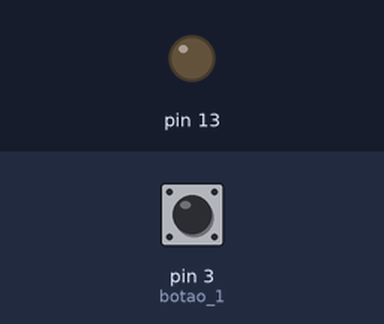
This sketch was run on a simulated Arduino Uno, built with avr-gcc and run on an emulated ATmega328P. On the bench: output pins drawn as LEDs (lit = HIGH). The test bench sets the inputs (shaded band); at power-on: pin 3 (botao_1) HIGH. What the sketch prints to the serial monitor is not drawn.

Above: at 1.2 s.
1.3 s: pin 3 (botao_1) pulled LOW for 0.15 s
At 1.38 s:
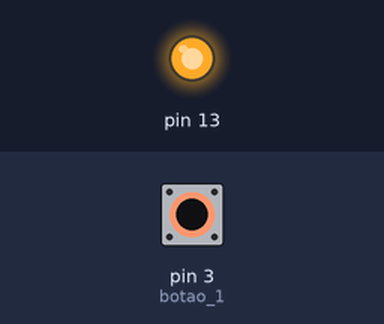
2.9 s: pin 3 (botao_1) pulled LOW for 3.2 s
At 7.2 s:
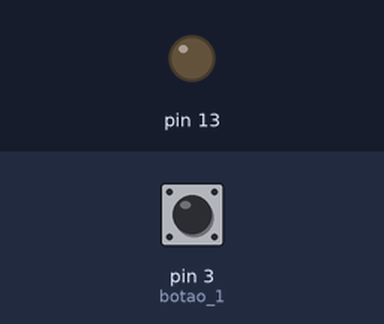
Timing chart, 0 to 8.7 s (numbered marks = the images above; inputs shaded):
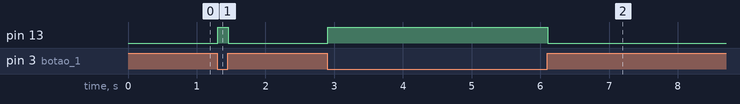

The sketch:

sketch_jul29c_copy_20240729221455.ino
```cpp
/**
 Estudo da estrutura de controle if
 @author Diego
 @author Leone
 */

//variaveis (numericas (numeros inteiros))
int botao1, botao2;

void setup() {
  pinMode(13, OUTPUT);
  pinMode(3, INPUT_PULLUP);  // botao 1
  Serial.begin(9600);        //habilita a comunicação serial arduino <-> PC
  // put your setup code here, to run once:
}

void loop() {
  //digitalWrite(13, 1); //0: desligado 1: ligado
  botao1 = digitalRead(3);
  Serial.println(botao1);

  if (botao1 == 0) {
    digitalWrite(13, 1);
  } else {
    digitalWrite(13, 0);
  }
  // put your main code here, to run repeatedly:
}
```

Measured:
- after the input at 1.3 s, pin 13: LOW → HIGH at once, → LOW 0.15 s later
- after the input at 2.9 s, pin 13: LOW → HIGH at once, → LOW 3.2 s later
